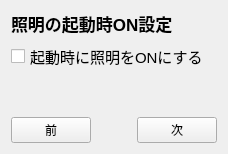
      <widget class="QWidget" name="pageInitialLightON">
       <layout class="QVBoxLayout" name="vLayout_17">
        <item>
         <widget class="QLabel" name="labelTitle_17">
          <property name="font"><font><pointsize>13</pointsize><bold>true</bold></font></property>
          <property name="text"><string>照明の起動時ON設定</string></property>
         </widget>
        </item>
        <item>
         <widget class="QCheckBox" name="checkBoxInitialLightON">
          <property name="font"><font><pointsize>11</pointsize></font></property>
          <property name="text"><string>起動時に照明をONにする</string></property>
         </widget>
        </item>
        <item><spacer name="vSpacer_17"><property name="orientation"><enum>Qt::Vertical</enum></property><property name="sizeHint" stdset="0"><size><width>20</width><height>40</height></size></property></spacer></item>
        <item>
         <layout class="QHBoxLayout" name="hNav_17">
          <item><widget class="QPushButton" name="pushButtonPrev_17"><property name="text"><string>前</string></property></widget></item>
          <item><spacer name="hSpacer_17"><property name="orientation"><enum>Qt::Horizontal</enum></property><property name="sizeHint" stdset="0"><size><width>40</width><height>20</height></size></property></spacer></item>
          <item><widget class="QPushButton" name="pushButtonNext_17"><property name="text"><string>次</string></property></widget></item>
         </layout>
        </item>
       </layout>
      </widget>
